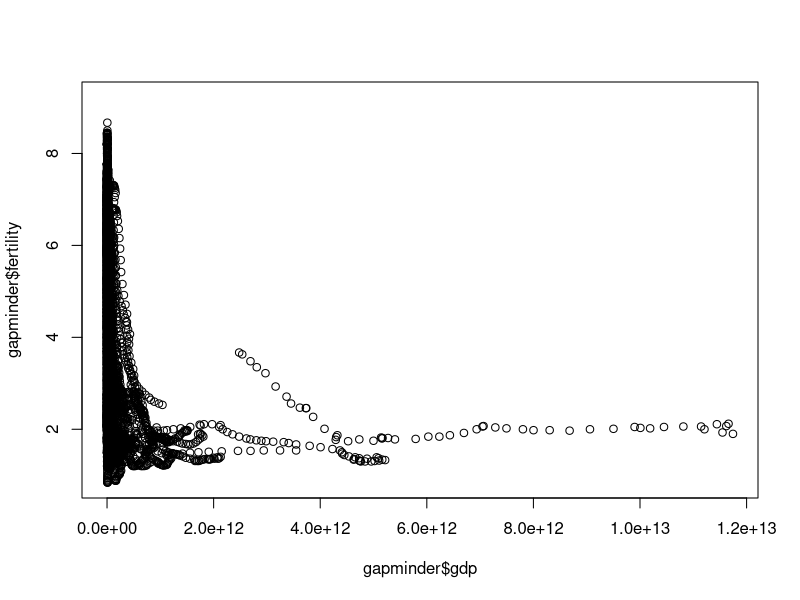
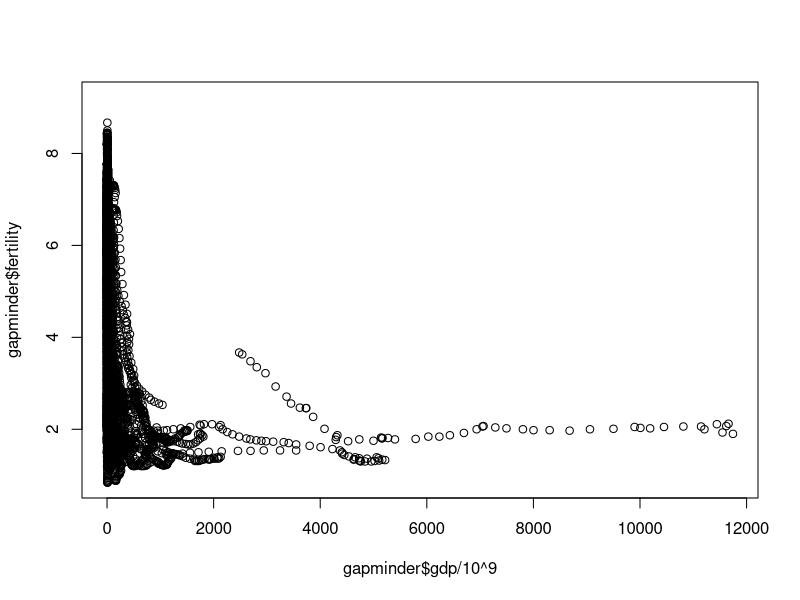
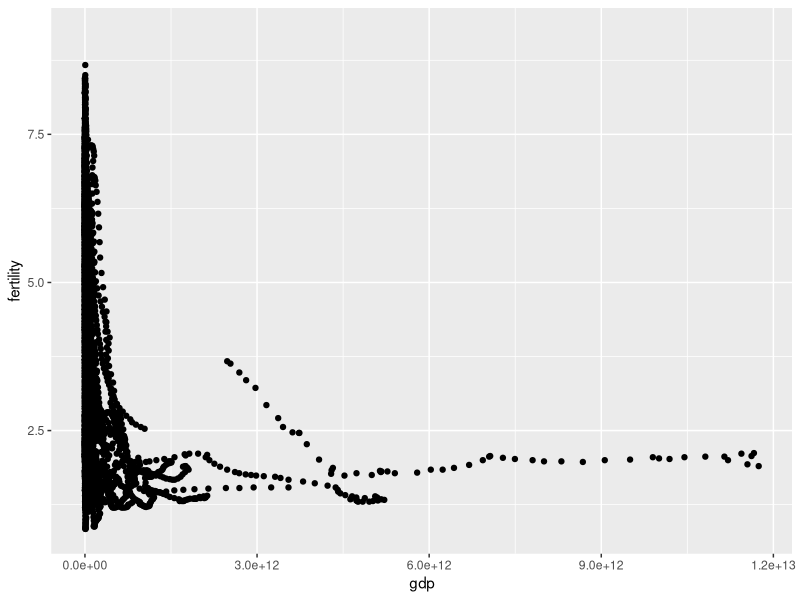
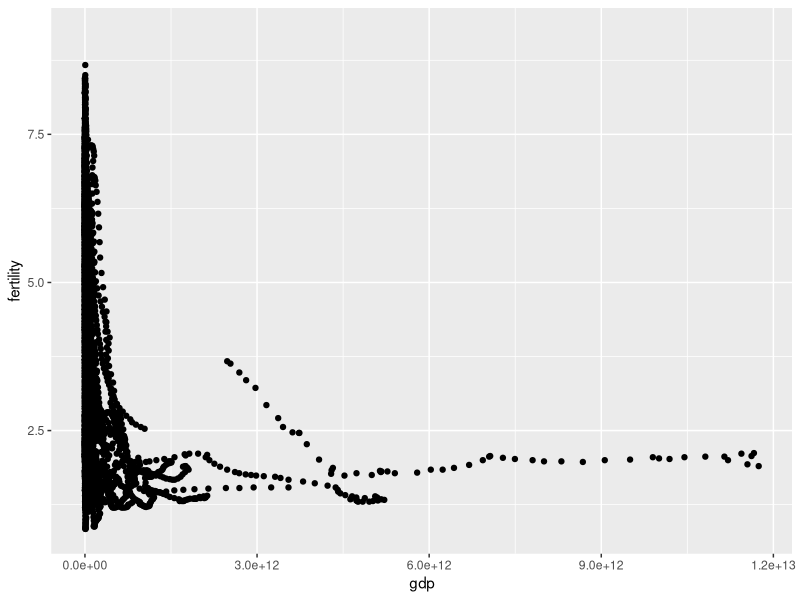
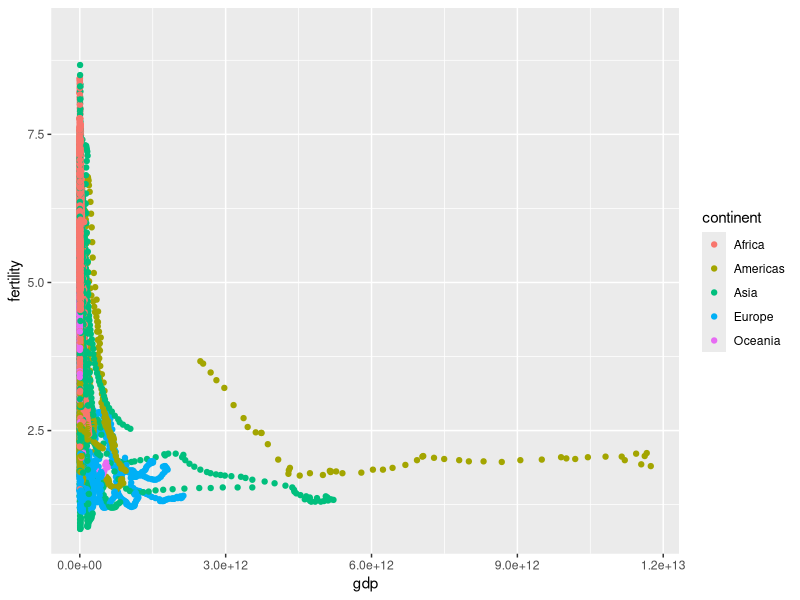
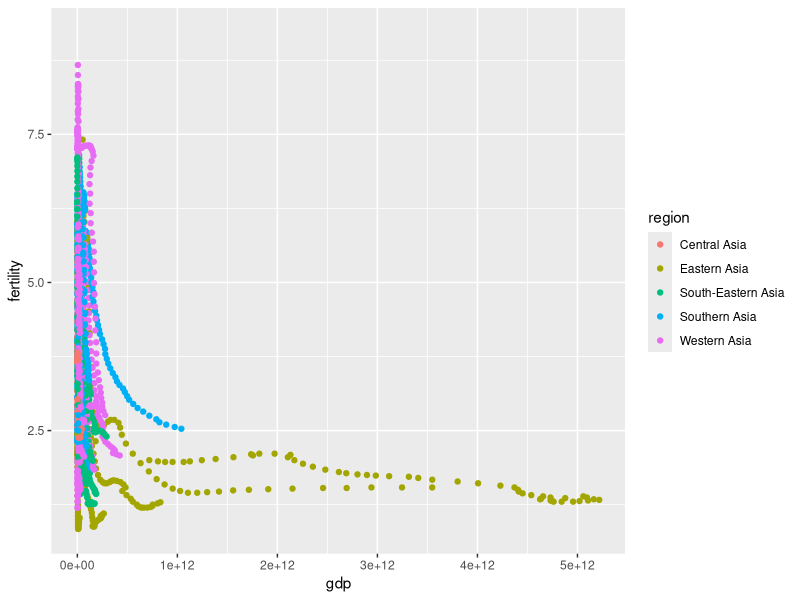
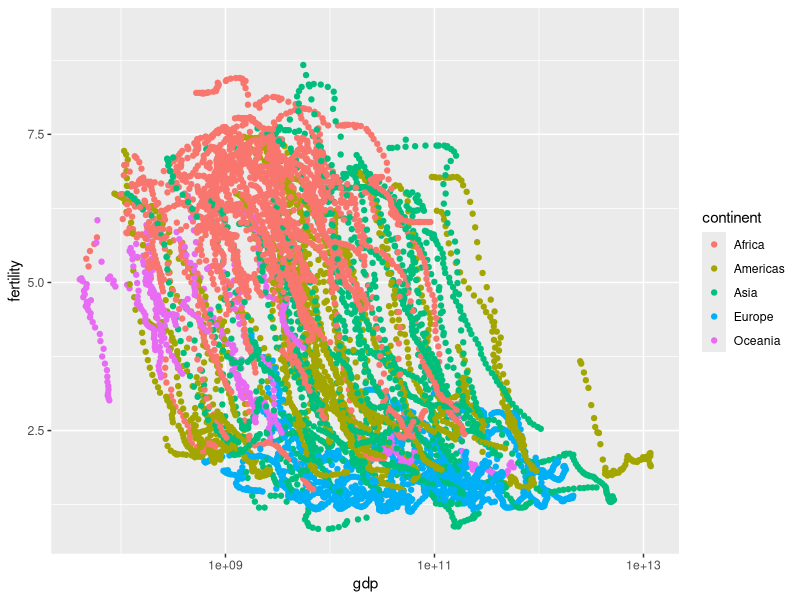
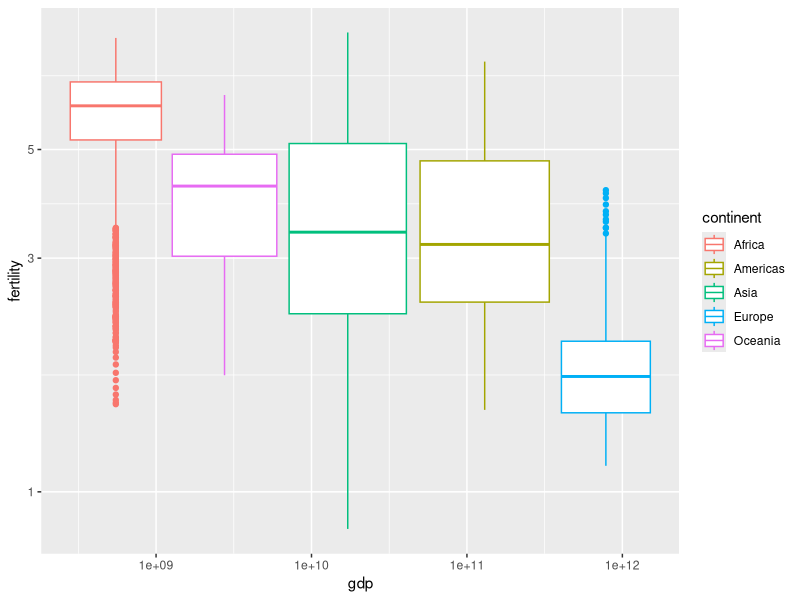

Generate these figures, in order, with R:
# load and inspect gapminder data
library(dslabs)
library(tidyverse)

# check the available datasets
data()

# load data gapminder
data(gapminder)

# print the first few rows using head()
head(gapminder)

# what is the structure of the data ?
str(gapminder)

# dimensions of gapminder - returns how many row and how many columns - and how many dimensions
dim(gapminder)

# column names of the gapminder data
names(gapminder)

# what is the data type of gapminder ?
class(gapminder)

# print the number of items in the column
length(gapminder$fertility)

# print the unique items in the column
unique(gapminder$fertility)

# how many unique items ?
length(unique(gapminder$fertility))

# why is total records not the same as unique records ?
# duplicates ? NA ?

# check for duplicates and how many of them ?
data.frame(table(gapminder$fertility))

# check for number of NAs
sum(is.na(gapminder$fertility))

# how many countries in a column using summarize
gapminder %>% summarize(length = length(country))
length(gapminder$country)

# select only 2 columns
gapminder %>% select(country , fertility)

# filter countries with fertility < 3
gapminder %>% select(country , fertility) %>% filter(fertility <3)

# count how many countries with fertility < 3 ?
gapminder %>% select(country , fertility) %>% filter(fertility <3) %>% nrow()

# average fertility and count the number
gapminder %>% select(country,fertility) %>% summarize(average = mean(fertility) , n = n())

# the above returned NA .. why ? the column has NAs ? Lets remove them.
gapminder %>% select(country,fertility) %>% summarize(average = mean(fertility , na.rm = TRUE) , n = n())

# do the same but only for Asian Continent
# note the value being filtered must be in select
gapminder %>% select(country , fertility , continent) %>% filter(continent == 'Asia') %>% summarize(average = mean(fertility , na.rm = TRUE) , n = n())

# country with highest gdp ?
which.max(gapminder$gdp)

# which.max returned the row index so need to check the row itself. Note the , 
gapminder[which.max(gapminder$gdp) , ]
# or use slice_max from dplyr
gapminder %>% slice_max(gdp)

# compare infant mortality in Sri Lanka and Turkey
gapminder %>% filter(year == 2015 & country %in% c('Sri Lanka' , 'Turkey')) %>% select(country, infant_mortality)

# how many countries per region ?
# Using groupby then summarize to get average and max gdp then arrange by region
gapminder %>% group_by(region) %>% summarize(average_gdp = mean(gdp , na.rm = TRUE) , max_fertility = max(fertility , na.rm = TRUE)) %>% arrange(.,region)

# ----------------
# lets do some plots
# ---------------


# gdp vs fertility
plot(gapminder$gdp , gapminder$fertility)

# update gdp / 10^9
plot(gapminder$gdp / 10 ^9, gapminder$fertility)

# scatter plot 
ggplot(gapminder , aes(x=gdp , y=fertility))  + geom_point()

# scatter plot after removing NAs
ggplot(gapminder , aes(x=gdp , y=fertility))  + geom_point(na.rm=TRUE)

# add color by continent
gapminder %>% ggplot(aes(x=gdp,y=fertility , col=continent)) +geom_point(na.rm = TRUE ) 

# only the Asian countries and this time color by region
gapminder %>% filter(continent=='Asia') %>% ggplot(aes(x=gdp,y=fertility , col=region)) +geom_point(na.rm = TRUE )

# add color by continent and scale the axis by log10
gapminder %>% ggplot(aes(x=gdp,y=fertility , col=continent)) +geom_point(na.rm = TRUE ) + scale_x_log10()

# box plot by continent
gapminder %>% ggplot(aes(x=gdp,y=fertility , col=continent , na.rm=TRUE)) + geom_boxplot() + scale_x_log10() + scale_y_log10()

# box plot by region
gapminder %>% ggplot(aes(x=gdp,y=fertility , col=region , na.rm=TRUE)) + geom_boxplot() + scale_x_log10() + scale_y_log10()

#-----
# fertility and life expectancy across the years
# --------------

ds_theme_set()    # set plot theme
filter(gapminder, year == 1962) %>%
  ggplot(aes(fertility, life_expectancy,color = continent)) +
  geom_point()


filter(gapminder, year == 1992) %>%
  ggplot(aes(fertility, life_expectancy,color = continent)) +
  geom_point()

filter(gapminder, year == 2012) %>%
  ggplot(aes(fertility, life_expectancy,color = continent)) +
  geom_point()
     
# faceting

# facet by continent and year
filter(gapminder, year %in% c(1962, 2012)) %>%
  ggplot(aes(fertility, life_expectancy, col = continent)) +
  geom_point() +
  facet_grid(continent ~ year)

# facet by year only
filter(gapminder, year %in% c(1962, 2012)) %>%
  ggplot(aes(fertility, life_expectancy, col = continent)) +
  geom_point() +
  facet_grid(. ~ year)

# facet by year, plots wrapped onto multiple rows
years <- c(1962, 1980, 1990, 2000, 2012)
continents <- c("Europe", "Asia")
gapminder %>%
  filter(year %in% years & continent %in% continents) %>%
  ggplot(aes(fertility, life_expectancy, col = continent)) +
  geom_point() +
  facet_wrap(~year)
